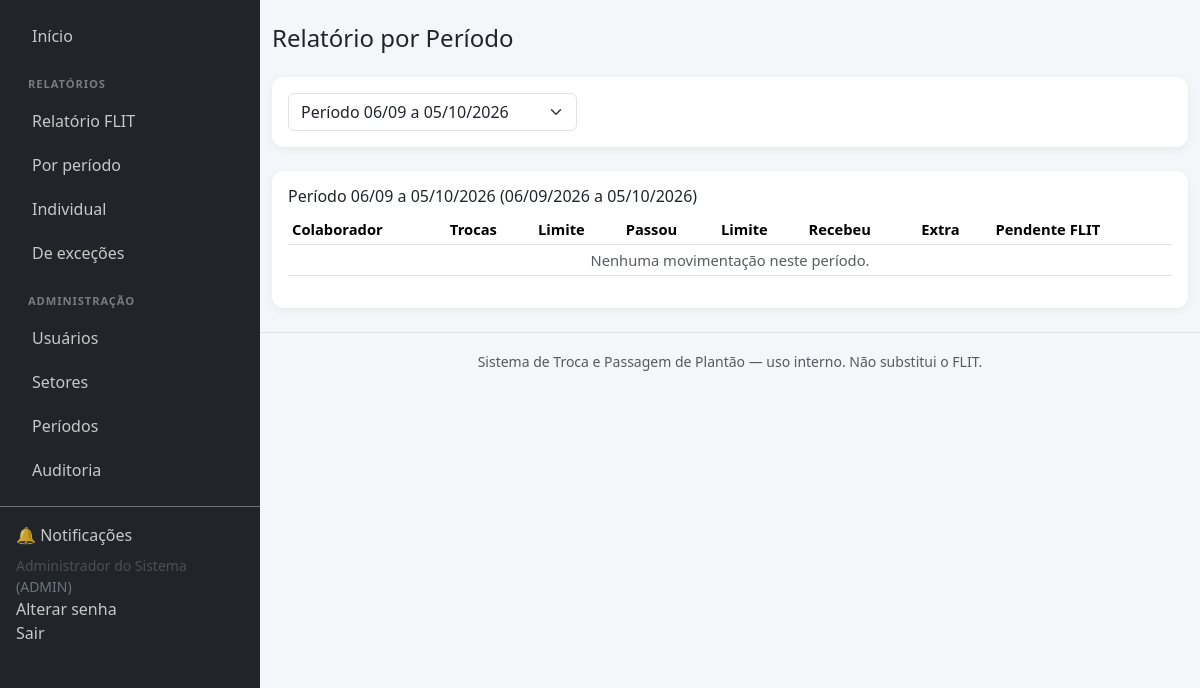
/public/relatorios_periodo.php (signed in), run on the app's committed database.
### tables this page shows
CREATE TABLE periodos_controle (
    id INT AUTO_INCREMENT PRIMARY KEY,
    nome VARCHAR(100) NOT NULL,
    data_inicial DATE NOT NULL,
    data_final DATE NOT NULL,
    limite_trocas INT NOT NULL DEFAULT 2,
    limite_passagens INT NOT NULL DEFAULT 2,
    status ENUM('FUTURO','ATIVO','ENCERRADO','INATIVO') NOT NULL DEFAULT 'FUTURO',
    regra_troca_entre_periodos ENUM('PERMITIDA','PROIBIDA','SOMENTE_AUTORIZACAO') NOT NULL DEFAULT 'SOMENTE_AUTORIZACAO',
    observacao TEXT NULL,
    criado_por INT NULL,
    criado_em DATETIME NOT NULL DEFAULT CURRENT_TIMESTAMP,
    atualizado_em DATETIME NOT NULL DEFAULT CURRENT_TIMESTAMP ON UPDATE CURRENT_TIMESTAMP,
    CONSTRAINT fk_periodo_criador FOREIGN KEY (criado_por) REFERENCES usuarios(id),
    KEY idx_periodo_datas (data_inicial, data_final)
);

### app/Helpers/helpers.php (called while the page is built, shortened)
<?php
function h(?string $value): string
{
    return htmlspecialchars((string)($value ?? ''), ENT_QUOTES, 'UTF-8');
}
function formatarData(?string $data): string
{
    $ts = strtotime($data);
    return $ts ? date('d/m/Y', $ts) : '-';
}
function view(string $viewPath, array $dados = []): void
{
    $root = dirname(__DIR__, 2);
    extract($dados, EXTR_SKIP);
    $conteudoView = $root . '/views/' . $viewPath . '.php';
    require $root . '/views/partials/header.php';
    require $conteudoView;
    require $root . '/views/partials/footer.php';
}

### public/relatorios_periodo.php (called while the page is built, shortened)
<?php
require_once __DIR__ . '/../app/Core/bootstrap.php';
$periodoRepo = new PeriodoRepository();
$periodos = $periodoRepo->listarTodos();
$periodoId = inputGet('periodo_id') ? (int) inputGet('periodo_id') : null;
$periodo = $periodoId ? $periodoRepo->buscarPorId($periodoId) : $periodoRepo->periodoAtivo();
if ($periodo) {
    $db = Database::connection();
    $sql = "SELECT u.id, u.nome, u.matricula, s.nome AS setor_nome FROM usuarios u
            JOIN setores s ON s.id = u.setor_id WHERE u.status = 'ATIVO'";
    $params = [];
    $sql .= " ORDER BY u.nome";
    $stmt = $db->prepare($sql);
    $stmt->execute($params);
    $usuarios = $stmt->fetchAll();
    $limiteService = new LimiteService();
    $stmtPassou = $db->prepare("SELECT COUNT(*) FROM solicitacoes s JOIN passagens p ON p.solicitacao_id = s.id
        WHERE p.quem_passou_id = :id AND s.periodo_id = :p AND s.status != 'CANCELADA' AND s.status != 'RECUSADA' AND s.status != 'REPROVADA'");
    $stmtRecebeu = $db->prepare("SELECT COUNT(*) FROM passagens p JOIN solicitacoes s ON s.id = p.solicitacao_id
        WHERE p.quem_recebeu_id = :id AND s.periodo_id = :p");
    foreach ($usuarios as $u) {
        $trocaInfo = $limiteService->calcular((int)$u['id'], 'TROCA', (int)$periodo['id']);
        $passagemInfo = $limiteService->calcular((int)$u['id'], 'PASSAGEM', (int)$periodo['id']);
        $stmtPassou->execute(['id' => $u['id'], 'p' => $periodo['id']]);
        $passou = (int)$stmtPassou->fetchColumn();
        $stmtRecebeu->execute(['id' => $u['id'], 'p' => $periodo['id']]);
        $recebeu = (int)$stmtRecebeu->fetchColumn();
        if ($trocaInfo['utilizadas'] === 0 && $passagemInfo['utilizadas'] === 0 && $passou === 0 && $recebeu === 0) {
            continue;
        }
    }
}
view('relatorios/periodo', compact('periodos', 'periodo', 'linhas'));

### app/Core/bootstrap.php (called while the page is built, shortened)
<?php
$root = dirname(__DIR__, 2);
spl_autoload_register(function (string $class) use ($root) {
    $prefix = 'App\\';
    $relative = substr($class, strlen($prefix));
    $file = $root . '/app/' . str_replace('\\', '/', $relative) . '.php';
});
require_once __DIR__ . '/../Helpers/helpers.php';

### config/database.php (called while the page is built)
<?php
return [
    'host'      => getenv('DB_HOST') ?: '127.0.0.1',
    'port'      => getenv('DB_PORT') ?: '3306',
    'database'  => getenv('DB_NAME') ?: 'troca_plantao',
    'username'  => getenv('DB_USER') ?: 'root',
    'password'  => getenv('DB_PASS') ?: '',
    'charset'   => 'utf8mb4',
];

### app/Core/Database.php (called while the page is built, shortened)
<?php
class Database
{
    private static ?PDO $instance = null;
    public static function connection(): PDO
    {
        if (self::$instance === null) {
            $config = require __DIR__ . '/../../config/database.php';
            $dsn = sprintf(
                'mysql:host=%s;port=%s;dbname=%s;charset=%s',
                $config['host'],
                $config['port'],
                $config['database'],
                $config['charset']
            );
            try {
                self::$instance = new PDO($dsn, $config['username'], $config['password'], [
                    PDO::ATTR_ERRMODE            => PDO::ERRMODE_EXCEPTION,
                    PDO::ATTR_DEFAULT_FETCH_MODE => PDO::FETCH_ASSOC,
                    PDO::ATTR_EMULATE_PREPARES   => false,
                ]);
            } catch (PDOException $e) {
                error_log('Erro de conexão com o banco: ' . $e->getMessage());
                http_response_code(500);
                die('Não foi possível conectar ao banco de dados. Verifique config/database.php.');
            }
        }
        return self::$instance;
    }
}

### app/Repositories/PeriodoRepository.php (called while the page is built, shortened)
<?php
class PeriodoRepository
{
    private PDO $db;
    public function __construct()
    {
        $this->db = Database::connection();
    }
    public function listarTodos(): array
    {
        return $this->db->query("SELECT * FROM periodos_controle ORDER BY data_inicial DESC")->fetchAll();
    }
    public function buscarPorId(int $id): ?array
    {
        $stmt = $this->db->prepare("SELECT * FROM periodos_controle WHERE id = :id");
        $stmt->execute(['id' => $id]);
        $row = $stmt->fetch();
        return $row ?: null;
    }
    public function periodoAtivo(): ?array
    {
        $stmt = $this->db->query("SELECT * FROM periodos_controle WHERE status = 'ATIVO' ORDER BY data_inicial DESC LIMIT 1");
        $row = $stmt->fetch();
        return $row ?: null;
    }
}

### app/Services/LimiteService.php (called while the page is built, shortened)
<?php
class LimiteService
{
    private PeriodoRepository $periodoRepo;
    private SolicitacaoRepository $solicitacaoRepo;
    private ExcecaoRepository $excecaoRepo;
    public function __construct()
    {
        $this->periodoRepo = new PeriodoRepository();
        $this->solicitacaoRepo = new SolicitacaoRepository();
        $this->excecaoRepo = new ExcecaoRepository();
    }
    public function calcular(int $usuarioId, string $tipo, int $periodoId, ?int $ignorarSolicitacaoId = null): array
    {
        $periodo = $this->periodoRepo->buscarPorId($periodoId);
        $limitePadrao = $tipo === self::TROCA ? (int)$periodo['limite_trocas'] : (int)$periodo['limite_passagens'];
        $extraAutorizado = $this->excecaoRepo->totalExtraAutorizado($usuarioId, $tipo, $periodoId);
        $limiteEfetivo = $limitePadrao + $extraAutorizado;
        $utilizadas = $this->solicitacaoRepo->contarAtivasPorUsuarioTipoPeriodo($usuarioId, $tipo, $periodoId, $ignorarSolicitacaoId);
        $disponivel = max(0, $limiteEfetivo - $utilizadas);
        return [
            'periodo_id'       => $periodoId,
            'tipo'             => $tipo,
            'limite_padrao'    => $limitePadrao,
            'extra_autorizado' => $extraAutorizado,
            'limite_efetivo'   => $limiteEfetivo,
            'utilizadas'       => $utilizadas,
            'disponivel'       => $disponivel,
            'atingiu_limite'   => $utilizadas >= $limiteEfetivo,
            'em_excecao'       => $utilizadas > $limitePadrao,
        ];
    }
}

### views/relatorios/periodo.php (the view, shortened to what this page needs)
<h4 class="mb-4">Relatório por Período</h4>
<div class="card card-dashboard p-3 mb-4">
  <form method="get" class="row g-2">
    <div class="col-md-4">
      <select name="periodo_id" class="form-select" onchange="this.form.submit()">
        <?php foreach ($periodos as $p): ?>
          <option value="<?= $p['id'] ?>" <?= ($periodo && $periodo['id']==$p['id'])?'selected':'' ?>><?= h($p['nome']) ?></option>
        <?php endforeach; ?>
      </select>
    </div>
  </form>
</div>
<?php if (!$periodo): ?>
  <div class="alert alert-warning">Nenhum período selecionado.</div>
<?php else: ?>
<div class="card card-dashboard p-3">
  <h6><?= h($periodo['nome']) ?> (<?= formatarData($periodo['data_inicial']) ?> a <?= formatarData($periodo['data_final']) ?>)</h6>
  <div class="table-responsive">
  <table class="table table-sm tabela-compacta">
    <thead><tr><th>Colaborador</th><th>Trocas</th><th>Limite</th><th>Passou</th><th>Limite</th><th>Recebeu</th><th>Extra</th><th>Pendente FLIT</th></tr></thead>
    <tbody>
      <?php if (empty($linhas)): ?><tr><td colspan="8" class="text-center text-muted">Nenhuma movimentação neste período.</td></tr><?php endif; ?>
    </tbody>
  </table>
  </div>
</div>
<?php endif; ?>

### public/assets/css/estilo.css (style rules this page uses)
body { background-color: #f4f6f9; }
.card-dashboard { border: none; border-radius: 12px; box-shadow: 0 2px 8px rgba(0,0,0,.06); }
.tabela-compacta td, .tabela-compacta th { vertical-align: middle; font-size: .92rem; }

### data on the page
periodos_controle: nome "Período 06/09 a 05/10/2026", data_inicial "06/09/2026", data_final "05/10/2026"

### other printed values
Auth::nome() "Administrador do Sistema"
Auth::perfil() "ADMIN"
form field periodo_id "Período 06/09 a 05/10/2026"
